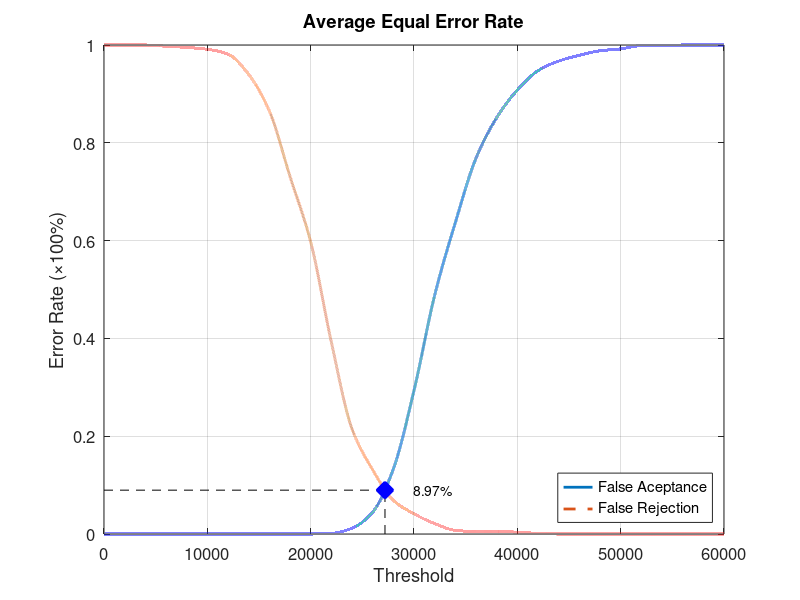
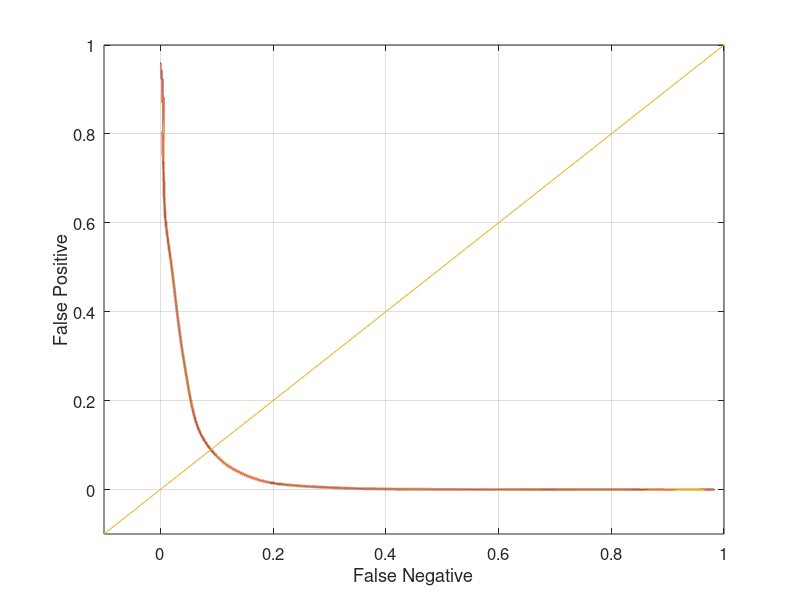

Write MATLAB code to recreate these figures, in order.
function yEER = Experiment5Average
close all;
clear;
clc;
x = 0:2000:60000;
xq = 0:0.5:60000;

y0 = [0 0 0 0 0 0 0 0 0 0 0 0.00131579 0.0118421 0.0447368 0.132895 0.293421 0.488158 0.636842 0.768421 0.851316 0.907895 0.947368 0.967105 0.978947 0.988158 0.992105 0.998684 0.998684 1 1 1];
yy0 = interp1(x, y0, xq, 'pchip');
y1 = [1 1 1 0.9975 0.995 0.99125 0.98125 0.94 0.865 0.73125 0.5975 0.3925 0.215 0.13125 0.06875 0.04125 0.02125 0.0075 0.005 0.005 0.00375 0.00125 0 0 0 0 0 0 0 0 0];
yy1 = interp1(x, y1, xq, 'pchip');

% Calculating EER: 
y2 = abs(y0 - y1);
find(y2 == min(y2))
yy2 = abs(yy0 - yy1);
xEER = find(yy2 == min(yy2));
xEERIndex = xq(xEER) % X-axis EER
yEER = yy0(xEER) % Y-axis EER

main = figure
plot(xq, yy0,'-','LineWidth', 2);	hold on
plot(xq, yy1,'--','LineWidth', 2);	hold on
plot([xEERIndex xEERIndex], [0 yEER], 'k--');	hold on
plot([0 xEERIndex], [yEER yEER], 'k--');	hold on
plot(xEERIndex, yEER, 'bx', 'LineWidth', 10);	hold on
text(xEERIndex + 10 * xEERIndex / 100, yEER, [num2str(round((10000 * yEER)) / 100) '%'])
legend('False Aceptance', 'False Rejection', 'Location', 'SouthEast')
xlabel('Threshold')
ylabel('Error Rate (\times100%)')
title('Average Equal Error Rate')
set(gca, 'FontSize', 12)
axis([0 60000 0 1])
grid on

print(main, 'Experiment5AverageMain', '-dpng');
FNRxFPR = figure('Color', [1 1 1]);
plot(yy1, yy0, '-', yy1, yy0, 'LineWidth', 2);
hold on
y = -0.1:0.1:1
plot(y, y); 
set(gca, 'FontSize', 12)
xlabel('False Negative')
ylabel('False Positive')
axis([-0.1 1 -0.1 1])
set(gca, 'FontSize', 12)
grid on

print(FNRxFPR, 'Experiment5AverageFNRxFPR','-dpng');
end
